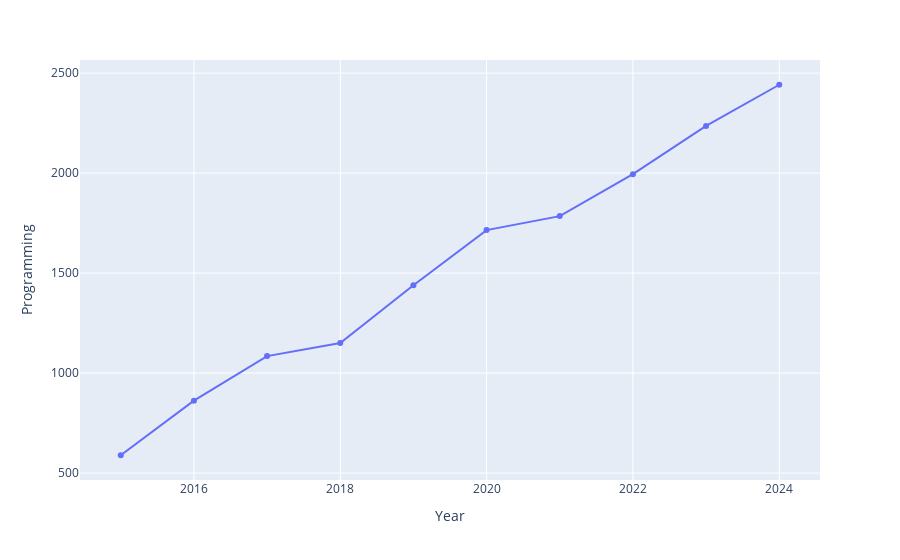

The cell this chart's notebook holds for it:
### Code cell
# Line plot using plotly
enrolment = pd.read_csv("enrollment_data.csv")
fig = px.line(enrolment,x='Year',y='Programming',markers=True)
fig.show()

### Figure 1 — Plotly figure (JSON) as saved in the notebook; plotly's stock layout.template omitted (floating-point values rounded to 4 significant figures)
{"data": [{"hovertemplate": "Year=%{x}<br>Programming=%{y}<extra></extra>", "legendgroup": "", "line": {"color": "#636efa", "dash": "solid"}, "marker": {"symbol": "circle"}, "mode": "lines+markers", "name": "", "orientation": "v", "showlegend": false, "type": "scatter", "x": [2015, 2016, 2017, 2018, 2019, 2020, 2021, 2022, 2023, 2024], "xaxis": "x", "y": [589, 862, 1085, 1150, 1439, 1715, 1785, 1995, 2236, 2442], "yaxis": "y"}], "layout": {"legend": {"tracegroupgap": 0}, "margin": {"t": 60}, "xaxis": {"anchor": "y", "domain": [0, 1], "title": {"text": "Year"}}, "yaxis": {"anchor": "x", "domain": [0, 1], "title": {"text": "Programming"}}}}
